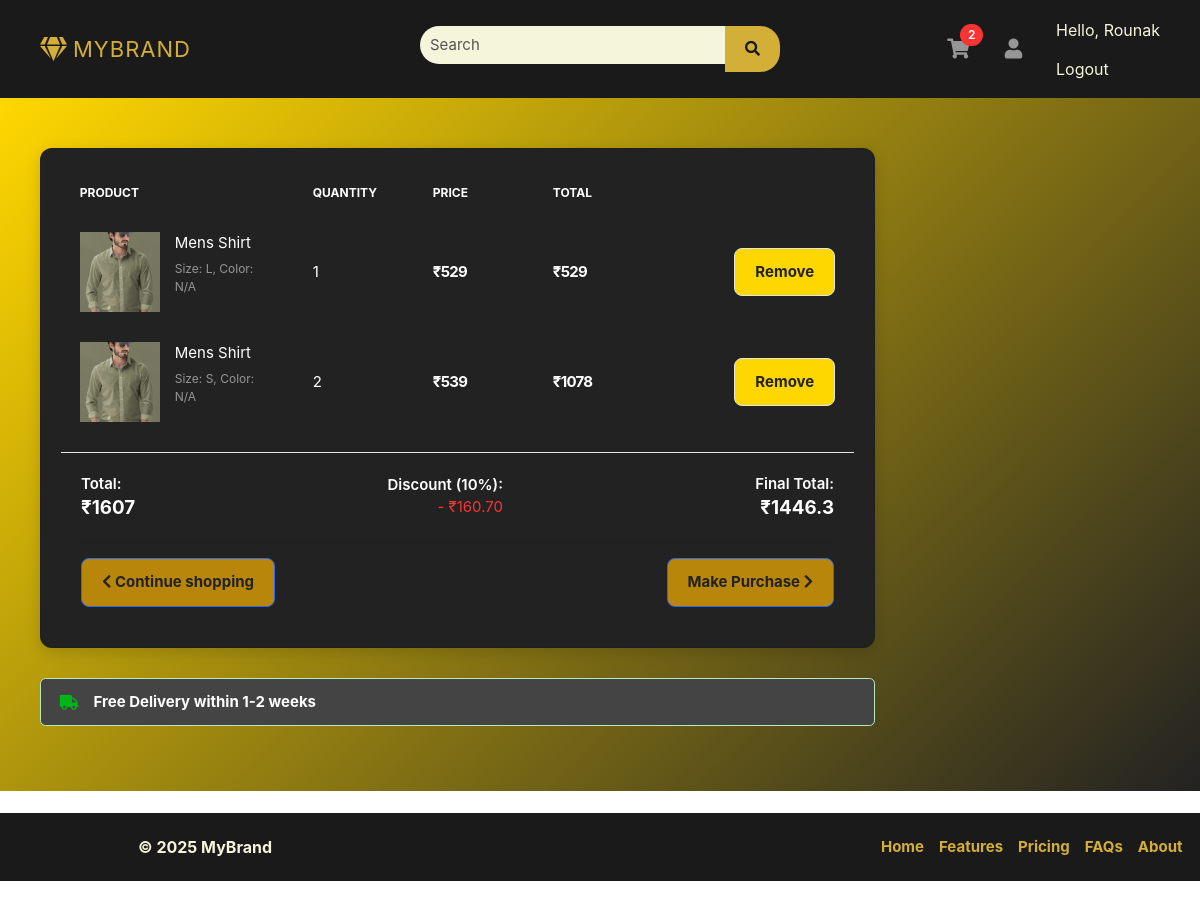
The app's page /accounts/cart/ (signed in), older data.
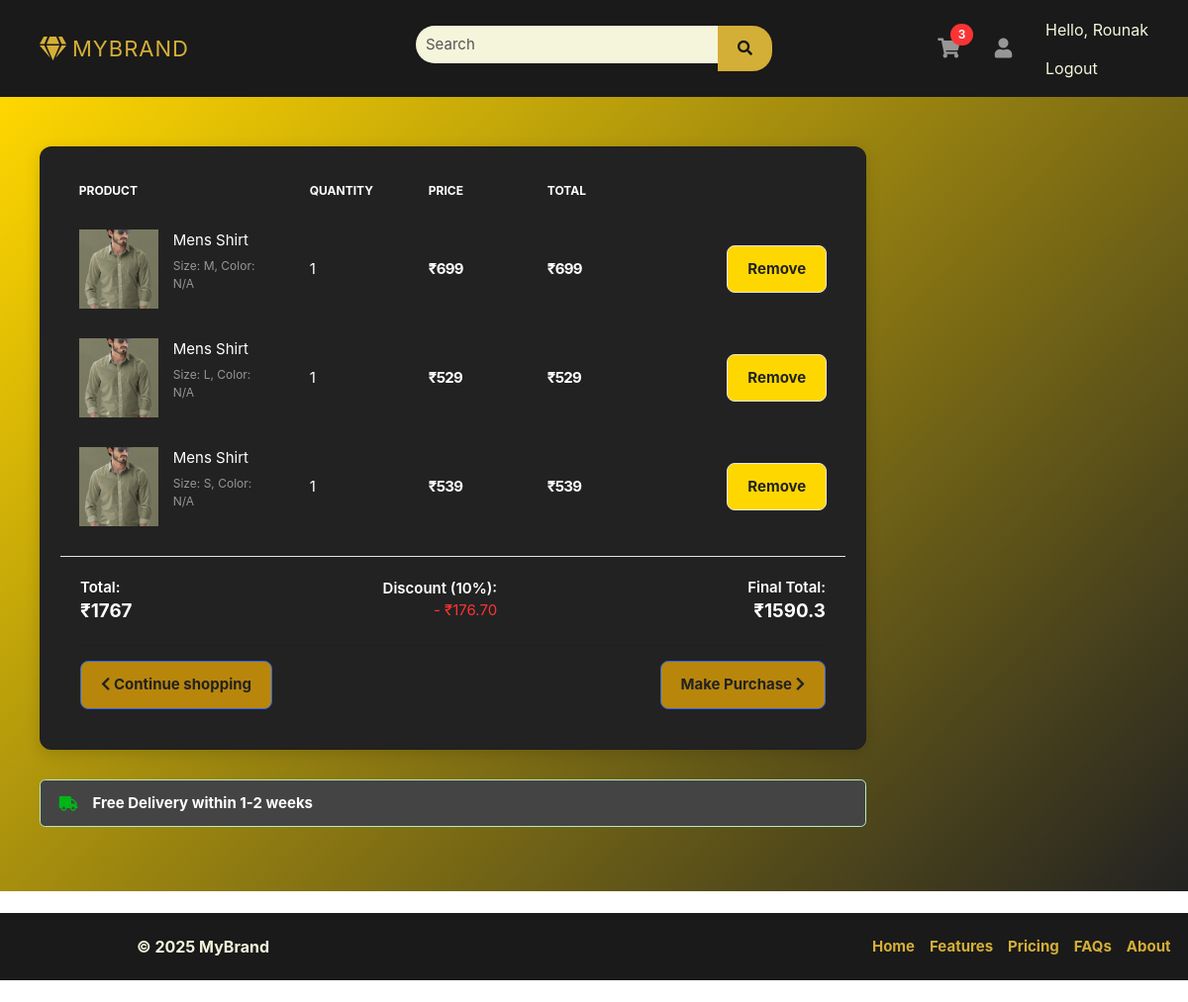
The same page, newer data.
### accounts/models.py (models this page shows, shortened)
class Profile(models.Model):
    user = models.OneToOneField(User, on_delete=models.CASCADE)
    address = models.TextField(blank=True, null=True)
    is_email_verified = models.BooleanField(default=False)
    phone_number = models.CharField(max_length=15, null=True, blank=True)
    email_token = models.CharField(max_length=100, null=True, blank=True)
    def get_cart_count(self):
        return CartItems.objects.filter(cart__is_paid=False, cart__user=self.user).count()

class CartItems(BaseModel):
    cart = models.ForeignKey(Cart, on_delete=models.CASCADE, related_name="cart_items")
    product = models.ForeignKey(Product, on_delete=models.SET_NULL, null=True, blank=True)
    color_variant = models.ForeignKey(ColorVariant, on_delete=models.SET_NULL, blank=True, null=True)
    size_variant = models.ForeignKey(SizeVariant, on_delete=models.SET_NULL, blank=True, null=True)
    quantity = models.PositiveIntegerField(default=1)
    def get_product_price(self):
        price = self.product.price
        print(f"Base price: {price}") #added print statement
        if self.color_variant:
            price += self.color_variant.price
            print(f"Price after color variant: {price}") #added print statement
        if self.size_variant:
            price += self.size_variant.price
            print(f"Price after size variant: {price}") #added print statement
        total_price = price * self.quantity
        print(f"Total price: {total_price}") #added print statement
        return total_price
    def get_product_price_with_size_variant(self):
        price = self.product.price
        if self.size_variant:
            price += self.size_variant.price
        return price

### products/models.py (models this page shows, shortened)
class Product(BaseModel):
    product_name = models.CharField(max_length=100)
    slug = models.SlugField(unique=True, null=True, blank=True)
    category = models.ForeignKey(Category, on_delete=models.CASCADE, related_name="products")
    price = models.IntegerField()
    product_description = models.TextField()
    color_variant = models.ManyToManyField(ColorVariant, blank=True)
    size_variant = models.ManyToManyField(SizeVariant, blank=True)

class ProductImage(BaseModel):
    product = models.ForeignKey(Product, on_delete=models.CASCADE, related_name="product_images")
    image = models.ImageField(upload_to="product/")

class SizeVariant(BaseModel):
    size_name = models.CharField(max_length=100)
    price = models.IntegerField(default=0)

### accounts/views.py (the view)
# urls.py: path("cart/", views.cart_view, name="cart"),
@login_required
def cart_view(request):
    cart, _ = Cart.objects.get_or_create(user=request.user, is_paid=False)
    cart_items = cart.cart_items.all()
    cart_total = 0
    for item in cart_items:
        cart_total += item.get_product_price()
    discount_percentage = 10  # 10% discount
    discount_amount = (discount_percentage / 100) * cart_total
    final_total = cart_total - discount_amount
    context = {
        'cart_items': cart_items,
        'cart_total': cart_total,
        'discount': discount_amount,
        'final_total': final_total,
    }
    return render(request, 'accounts/cart.html', context)

### templates/accounts/cart.html (shortened to what this page needs)
{% extends "base/base.html" %}
{% block start %}
<section class="section-content padding-y">
    <div class="container">
        <div class="row">
            <main class="col-md-9">
                <div class="card">
                    <table class="table table-borderless table-shopping-cart">
                        <thead class="text-muted">
                            <tr class="small text-uppercase">
                                <th scope="col">Product</th>
                                <th scope="col" width="120">Quantity</th>
                                <th scope="col" width="120">Price</th>
                                <th scope="col" width="120">Total</th>
                                <th scope="col" class="text-right" width="200"></th>
                            </tr>
                        </thead>
                        <tbody>
                            {% for cart_item in cart_items %}
                            <tr>
                                <td>
                                    <figure class="itemside">
                                        <div class="aside">
                                            <img src="{{ cart_item.product.product_images.first.image.url }}" class="img-sm">
                                        </div>
                                        <figcaption class="info">
                                            <a href="#" class="title text-white">{{ cart_item.product.product_name }}</a>
                                            <p class="text-muted small">
                                                Size: {{ cart_item.size_variant.size_name|default:"N/A" }},
                                                Color: {{ cart_item.color_variant.color_name|default:"N/A" }}
                                            </p>
                                        </figcaption>
                                    </figure>
                                </td>
                                <td>
                                    {{ cart_item.quantity }}
                                </td>
                                <td>
                                    <div class="price-wrap">
                                        <var class="price">₹{{ cart_item.get_product_price_with_size_variant }}</var>
                                    </div>
                                </td>
                                <td>
                                    <div class="price-wrap">
                                        <var class="price">₹{{ cart_item.get_product_price }}</var>
                                    </div>
                                </td>
                                <td class="text-right">
                                    <a href="{% url 'remove_cart' cart_item.uid %}" class="btn btn-light"> Remove</a>
                                </td>
                            </tr>
                            {% endfor %}
                        </tbody>
                    </table>
                    <div class="card-body border-top">
                        <div class="d-flex justify-content-between align-items-center">
                            <div>
                                <dt>Total:</dt>
                                <dd class="text-right h5"><strong>₹{{ cart_total }}</strong></dd>
                            </div>
                            <div>
                                <dt>Discount (10%):</dt>
                                <dd class="text-right text-danger">- ₹{{ discount|floatformat:2 }}</dd>
                            </div>
                            <div>
                                <dt>Final Total:</dt>
                                <dd class="text-right h5"><strong>₹{{ final_total }}</strong></dd>
                            </div>
                        </div>
                        <hr>
                        <div class="d-flex justify-content-between align-items-center">
                            <a href="{% url 'index' %}" class="btn btn-primary">
                                <i class="fa fa-chevron-left"></i> Continue shopping
                            </a>
                            <a href="#" class="btn btn-primary float-md-right">
                                Make Purchase <i class="fa fa-chevron-right"></i>
                            </a>
                        </div>
                    </div>
                </div>
                <div class="alert alert-success mt-3">
                    <p class="icontext"><i class="icon text-success fa fa-truck"></i> Free Delivery within 1-2 weeks</p>
                </div>
            </main>
        </div>
    </div>
</section>
{% endblock %}

### templates/base/base.html (shortened to what this page needs)
<!DOCTYPE HTML>
<html lang="en">
<head>
    <link href="/media/css/bootstrap.css" rel="stylesheet" type="text/css" />
    <link href="/media/fonts/fontawesome/css/all.min.css" type="text/css" rel="stylesheet">
    <link href="/media/css/ui.css" rel="stylesheet" type="text/css" />
    <link href="/media/css/responsive.css" rel="stylesheet" />
</head>
<body>
    <header class="section-header">
        <section class="header-main" style="width: 100%; background-color: #1a1a1a; padding: 10px 0;">
            <div class="container">
                <div class="row align-items-center">
                    <div class="col-lg-4 col-12 d-flex justify-content-start">
                        <a class="navbar-brand text-uppercase fw-bold" href="{% url 'index' %}"
                           style="font-size: 22px; letter-spacing: 1px; display: flex; align-items: center; color: #d4af37;">
                            <i class="fas fa-gem" style="color: #d4af37; font-size: 24px; margin-right: 5px;"></i>
                            MyBrand
                        </a>
                    </div>
                    <div class="col-lg-4 col-12 d-flex justify-content-center">
                        <form action="{% url 'search_results' %}" method="GET" class="search w-100" style="max-width: 400px;">
                            <div class="input-group">
                                <input type="text" name="q" class="form-control" placeholder="Search" required
                                       style="border-radius: 20px 0 0 20px; padding: 10px; border: none; background: #f5f5dc; color: #1a1a1a;">
                                <div class="input-group-append">
                                    <button class="btn" type="submit"
                                            style="border-radius: 0 20px 20px 0; background: #d4af37; border: none; color: #1a1a1a;">
                                        <i class="fa fa-search"></i>
                                    </button>
                                </div>
                            </div>
                        </form>
                    </div>
                    <div class="col-lg-4 col-12 d-flex justify-content-end align-items-center">
                        <div class="widgets-wrap d-flex align-items-center">
                            <div class="widget-header mr-3 position-relative">
                                <a href="{% if request.user.is_authenticated %}{% url 'cart' %}{% else %}{% url 'login' %}?next={% url 'cart' %}{% endif %}"
                                    class="icon icon-sm rounded-circle"
                                    style="width: 40px; height: 40px; display: flex; align-items: center; justify-content: center; color: #d4af37;">
                                    <i class="fa fa-shopping-cart"></i>
                                </a>
                                <span class="badge badge-pill badge-danger notify"
                                      style="position: absolute; top: -5px; right: -5px; font-size: 12px; padding: 5px 8px;">
                                    {{ request.user.profile.get_cart_count }}
                                </span>
                            </div>
                            <div class="widget-header icontext">
                                <a href="{% url 'profile' %}" class="icon icon-sm rounded-circle"
                                   style="width: 40px; height: 40px; display: flex; align-items: center; justify-content: center; color: #d4af37;">
                                    <i class="fa fa-user"></i>
                                </a>
                            </div>
                            <ul class="navbar-nav ml-2">
                                {% if request.user.is_authenticated %}
                                <li class="nav-item">
                                    <span class="nav-link" style="color: #f5f5dc;">Hello, {{ request.user.username }}</span>
                                </li>
                                <li class="nav-item">
                                    <a class="nav-link" href="{% url 'logout' %}" style="color: #f5f5dc;">Logout</a>
                                </li>
                                {% else %}
                                <li class="nav-item d-flex align-items-center">
                                    <a class="nav-link" href="{% url 'login' %}" style="color: #f5f5dc;">Sign in</a>
                                    <span class="mx-1" style="color: #d4af37;">|</span>
                                    <a class="nav-link" href="{% url 'register' %}" style="color: #f5f5dc;">Register</a>
                                </li>
                                {% endif %}
                            </ul>
                        </div>
                    </div>
                </div>
            </div>
        </section>
    </header>
    <main>
        {% block start %} {% endblock %}
    </main>
    {% include 'base/footer.html' %}
</body>
</html>

### templates/base/footer.html
<footer class="d-flex flex-wrap justify-content-between align-items-center py-3 my-4"
    style="background: #1a1a1a; width: 100%; padding: 20px 0;">
    <p class="col-md-4 mb-0 text-center text-md-start"
       style="color: #f5f5dc; font-size: 16px; font-weight: bold; padding-left: 20px;">
        © 2025 MyBrand
    </p>
    <a href="/" class="col-md-4 d-flex align-items-center justify-content-center text-decoration-none">
        <svg class="bi me-2" width="40" height="32" style="fill: #d4af37;">
            <use xlink:href="#bootstrap"></use>
        </svg>
    </a>
    <ul class="nav col-md-4 justify-content-center justify-content-md-end">
        <li class="nav-item"><a href="{% url 'index' %}" class="nav-link px-2"
                style="color: #d4af37; font-weight: bold; transition: 0.3s;">Home</a></li>
        <li class="nav-item"><a href="#" class="nav-link px-2"
                style="color: #d4af37; font-weight: bold; transition: 0.3s;">Features</a></li>
        <li class="nav-item"><a href="#" class="nav-link px-2"
                style="color: #d4af37; font-weight: bold; transition: 0.3s;">Pricing</a></li>
        <li class="nav-item"><a href="#" class="nav-link px-2"
                style="color: #d4af37; font-weight: bold; transition: 0.3s;">FAQs</a></li>
        <li class="nav-item"><a href="#" class="nav-link px-2"
                style="color: #d4af37; font-weight: bold; transition: 0.3s;">About</a></li>
    </ul>
</footer>

Row changes from the older to the newer data that the page shows:
removed CartItems: product.product_images.first.image (picture), product.product_name "Mens Shirt", size_variant.size_name "S", color_variant.color_name "N/A", quantity "2", get_product_price_with_size_variant "539", get_product_price "1078"
added CartItems: product.product_images.first.image (picture), product.product_name "Mens Shirt", size_variant.size_name "M", color_variant.color_name "N/A", quantity "1", get_product_price_with_size_variant "699", get_product_price "699"
added CartItems: product.product_images.first.image (picture), product.product_name "Mens Shirt", size_variant.size_name "S", color_variant.color_name "N/A", quantity "1", get_product_price_with_size_variant "539", get_product_price "539"
Text that changed along with them:
{{ request.user.profile.get_cart_count }}: "2" → "3"
{{ cart_total }}: "1607" → "1767"
{{ discount|floatformat:2 }}: "160.70" → "176.70"
{{ final_total }}: "1446.3" → "1590.3"
